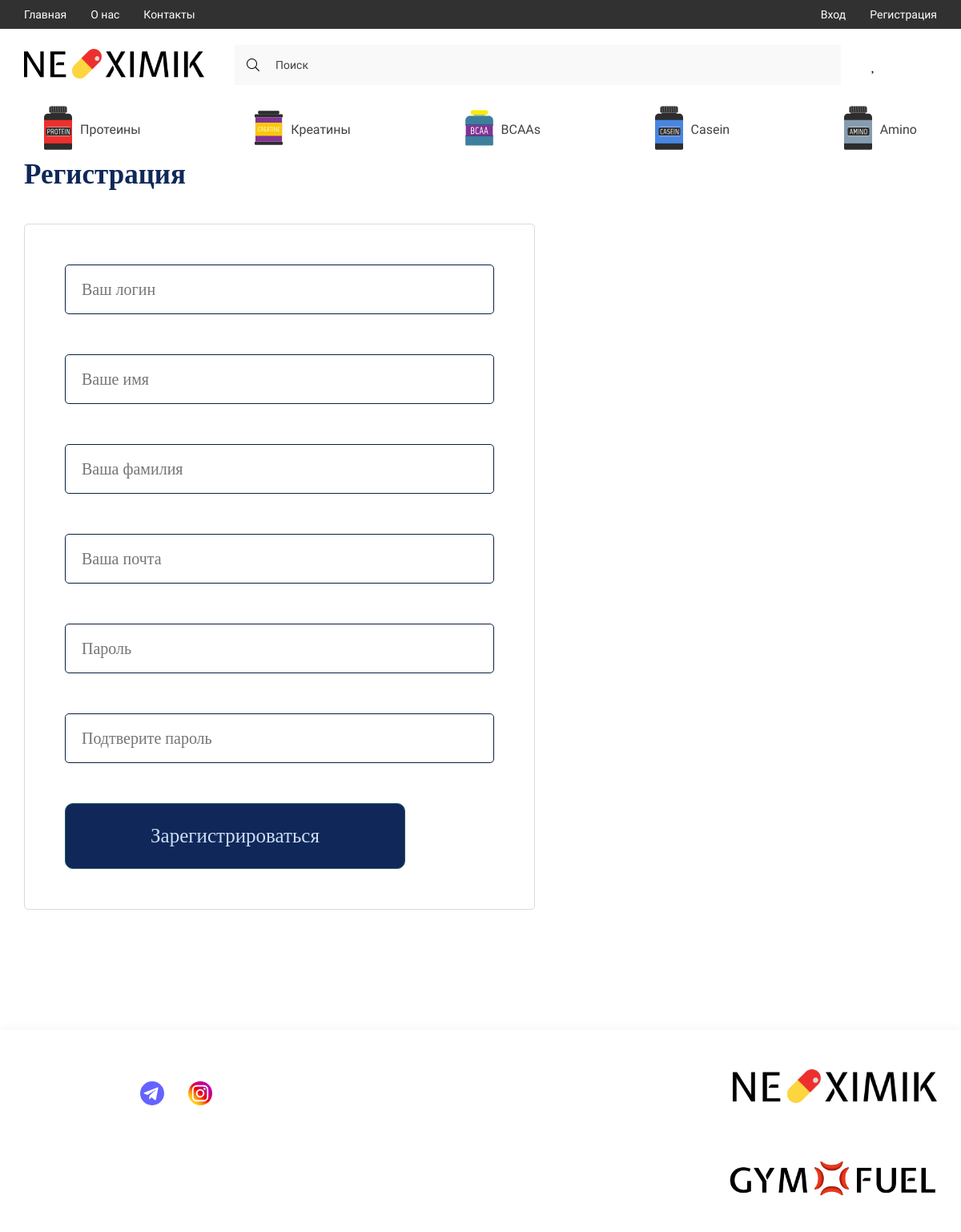
Screenshot of /register/ with the database file from the repository.
### ne_ximik/models.py (models this page shows, shortened)
class Category(models.Model):
    title = models.CharField(max_length=150, verbose_name='Названия категории')
    image = models.ImageField(upload_to='categories/', blank=True, null=True, verbose_name='Картинка')
    slug = models.SlugField(unique=True, null=True)
    parent = models.ForeignKey('self', on_delete=models.CASCADE, blank=True, null=True,
                               related_name='subcategories', verbose_name='Категория')
    def get_absolute_url(self):
        return reverse('category_page', kwargs={'slug': self.slug})
    def get_image_category(self):
        if self.image:
            return self.image.url
        else:
            return '-'
    class Meta:
        verbose_name = 'Категория'
        verbose_name_plural = 'Категории'

### ne_ximik/views.py (the view)
# urls.py: path('register/', register_view, name='register'),
def register_view(request):
    if request.user.is_authenticated:
        return redirect('index')
    else:
        if request.method == 'POST':
            form = RegisterForm(data=request.POST)
            if form.is_valid():
                user = form.save()
                profile = Profile.objects.create(user=user)
                profile.save()
                messages.success(request, 'Регистрация прошла успешно. Авторизуйтесь')
                return redirect('login')
            else:
                for field in form.errors:
                    messages.error(request, form.errors[field].as_text())
                    return redirect('register')
        else:
            form = RegisterForm()
        context = {
            'title': 'Регистрация пользователя',
            'form': form
        }
        return render(request, 'ne_ximik/register.html', context)

### ne_ximik/forms.py
class RegisterForm(UserCreationForm):
    username = forms.CharField(max_length=150, widget=forms.TextInput(attrs={
        'class': 'form-control',
        'placeholder': 'Ваш логин'
    }))
    firstname = forms.CharField(max_length=150, widget=forms.TextInput(attrs={
        'class': 'form-control',
        'placeholder': 'Ваше имя'
    }))
    lastname = forms.CharField(max_length=150, widget=forms.TextInput(attrs={
        'class': 'form-control',
        'placeholder': 'Ваша фамилия'
    }))
    email = forms.EmailField(widget=forms.EmailInput(attrs={
        'class': 'form-control',
        'placeholder': 'Ваша почта'
    }))
    password1 = forms.CharField(widget=forms.PasswordInput(attrs={
        'class': 'form-control',
        'placeholder': 'Пароль'
    }))
    password2 = forms.CharField(widget=forms.PasswordInput(attrs={
        'class': 'form-control',
        'placeholder': 'Подтверите пароль'
    }))
    class Meta:
        model = User
        fields = ('username', 'firstname', 'lastname', 'email', 'password1', 'password2')

### ne_ximik/templatetags/ne_ximik_tags.py (called while the page is built)
@register.simple_tag()
def get_categories():
    return Category.objects.filter(parent=None)

### ne_ximik/templates/ne_ximik/register.html (shortened to what this page needs)
{% extends 'base.html' %}
{% load static %}
{% block main %}
<main class="main">
    <div class="content">
        <div class="container">
            <h2 class="login_title">Регистрация</h2>
            <div class="login_content">
                <div class="register_info">
                    <div class="login_form">
                        <form action="" method="post" enctype="multipart/form-data">
                            <div class="form-group">
                                {{ form.username }}
                            </div>
                            <div class="form-group">
                                {{ form.firstname }}
                            </div>
                            <div class="form-group">
                                {{ form.lastname }}
                            </div>
                            <div class="form-group">
                                {{ form.email }}
                            </div>
                            <div class="form-group">
                                {{ form.password1 }}
                            </div>
                            <div class="form-group">
                                {{ form.password2 }}
                            </div>
                            <button class="btn btn-register" type="submit">Зарегистрироваться</button>
                        </form>
                    </div>
                </div>
            </div>
        </div>
    </div>
</main>
{% endblock main %}

### ne_ximik/templates/ne_ximik/components/_category_card.html
{% load static %}
{% load ne_ximik_tags %}
{% get_categories as categories %}
{% for category in categories %}
<li>
    <a href="{{ category.get_absolute_url }}" class="header__list-links">
        <span class="header__list-img">
            <img src="{{ category.get_image_category }}" alt="icons" width="35" height="55">
        </span>
        {{ category.title }}
    </a>
</li>
{% endfor %}

### ne_ximik/static/digital/style/style.css (style rules this page uses)
:root { --containerWidth: 1140px; --primaryColor: #414141; --primaryFont: 'Roboto'; --mainColor: #245462; }
* { padding: 0; margin: 0; box-sizing: border-box; text-decoration: none; list-style: none; font-family: var(--primaryFont); }
.container { width: 100%; max-width: calc(var(--containerWidth) + 30px); margin: 0 auto; padding: 0 15px; }
.btn { outline: none; border: none; padding: 13px 20px; font-style: normal; font-weight: normal; font-size: 13px; line-height: 15px; background: var(--mainColor); border: 1px solid var(--mainColor); transition: color .3s linear, background .3s linear; color: #FFFFFF; }
.header__list-links { padding: 24px 25px; display: flex; justify-content: center; align-items: center; height: 70px; transition: background .3s linear, color .3s linear; width: max-content; font-family: 'Roboto'; font-size: 16px; line-height: 19px; color: #414141; }
.header__list-links img { margin-right: 10px; min-width: 18px; transition: filter .3s linear; }
.main { width: 100%; flex-grow: 1; padding-bottom: 150px; }

### ne_ximik/static/digital/style/style2.css (style rules this page uses)
.login_content { display: flex; gap:25px; flex-wrap: wrap; }
.login_form input { width: 536px; border-radius: 5px; border: 1px solid #082040; font-family: 'Regul'; font-style: normal; font-weight: 275; font-size: 20px; line-height: 24px; color: #7787A6; padding: 18px 0 18px 20px }
.login_form form { display: flex; flex-direction: column; gap: 50px; }
.user_room, .login_title { margin-bottom: 40px; font-family: 'Bold'; font-style: normal; font-weight: 700; font-size: 35px; line-height: 43px; color: #0F2859; }
.register_info { border: 1px solid rgba(119, 135, 166, 0.3); padding: 50px; display: flex; flex-direction: column; height: max-content; border-radius: 5px; }
.btn-register { width: 425px; padding: 25px 0; background: #0F2859; border-radius: 10px; font-family: 'Regul'; font-style: normal; font-weight: 500; font-size: 25px; line-height: 30px; color: #CFDDF6; cursor: pointer; }

### rows the page displays
Category: get_image_category (picture), title "Протеины"
Category: get_image_category (picture), title "Креатины"
Category: get_image_category (picture), title "BCAAs"
Category: get_image_category (picture), title "Casein"
Category: get_image_category (picture), title "Amino"
